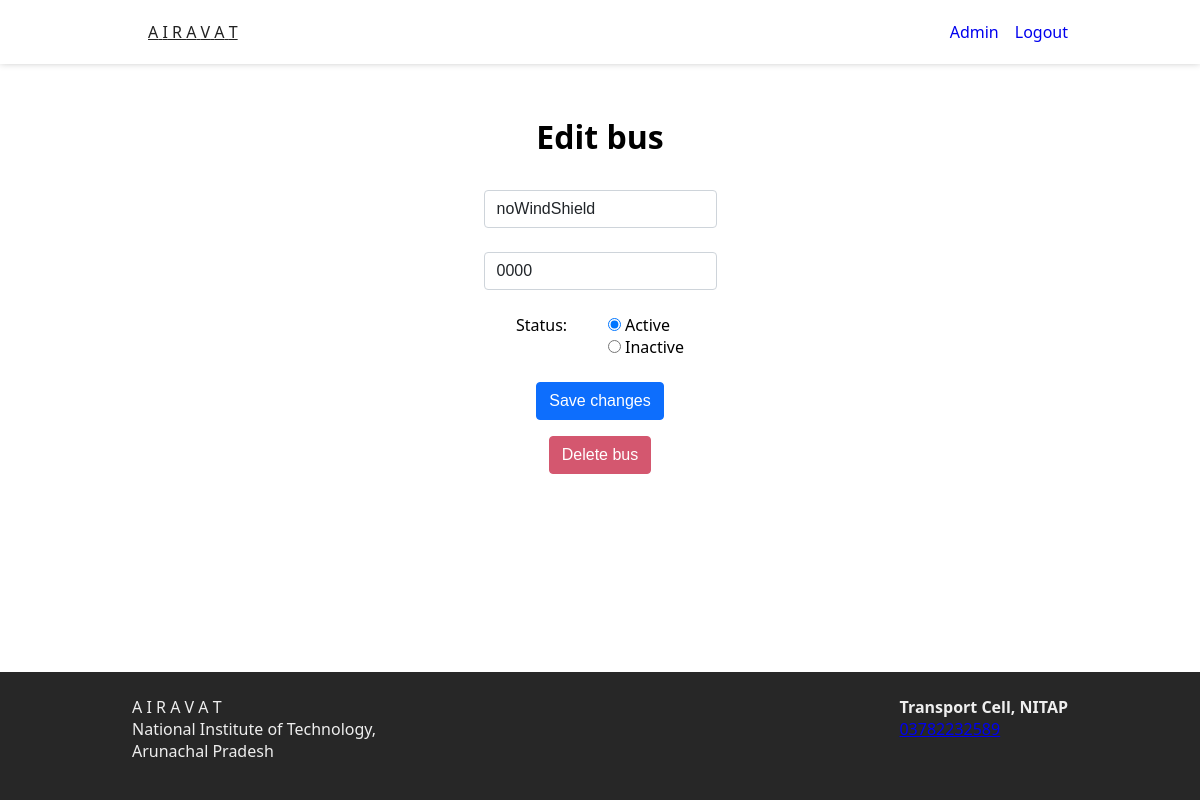
/update_bus?id=5 (signed in), run on an earlier commit of the app's database.
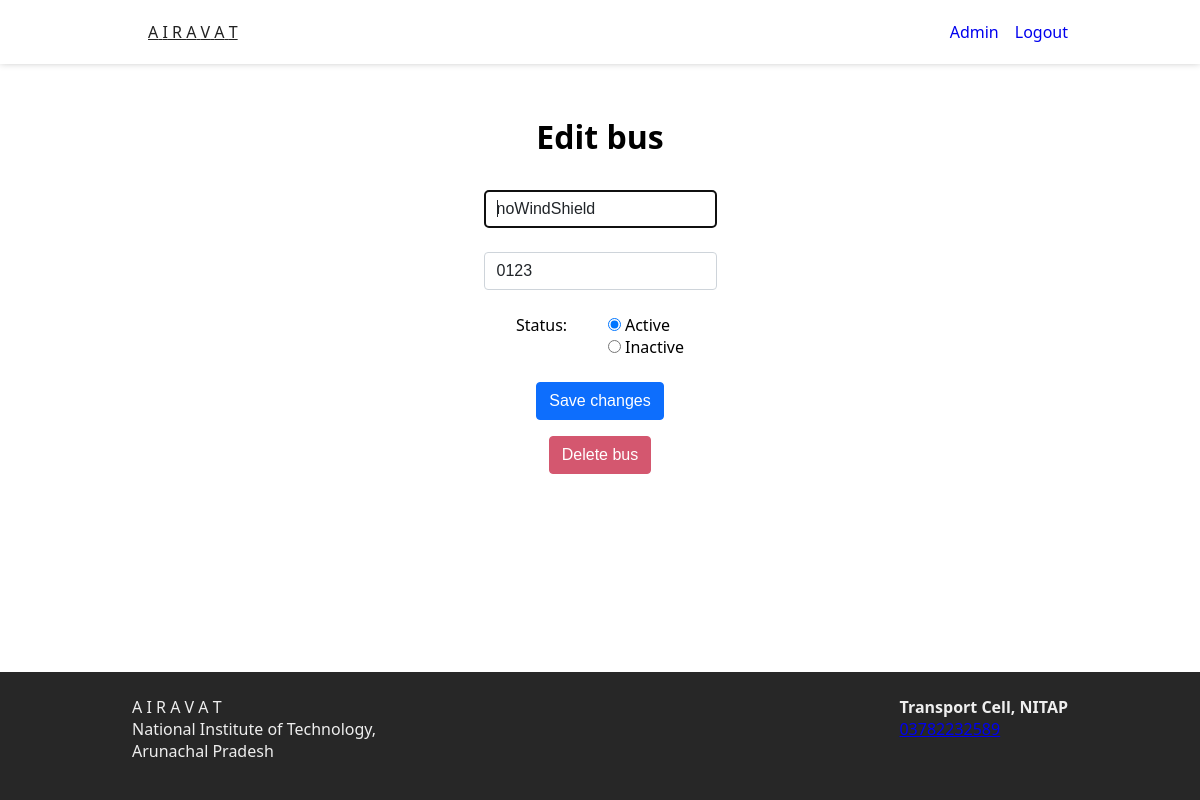
And on a later commit of the database.
### tables this page shows
CREATE TABLE bus (
    id INTEGER,
    name TEXT DEFAULT "Bus" NOT NULL,
    license_plate TEXT NOT NULL,
    status INTEGER DEFAULT 1 NOT NULL,
    long REAL,
    lat REAL,
    in_campus_location TEXT,
    PRIMARY KEY(id)   
);

### app.py (the view, shortened to what this page needs)
@app.route("/update_bus", methods=["GET", "POST"])
@login_required
def update_bus():
    if (request.method == "GET"):
        id = request.args.get('id')
        bus = db.execute("SELECT * FROM bus WHERE id IS ?", id)[0]
        return render_template("editbus.html", bus=bus)

### helpers.py (called while the page is built)
def login_required(f):
    @wraps(f)
    def decorated_function(*args, **kwargs):
        if session.get("user_id") is None:
            return redirect("/login")
        return f(*args, **kwargs)
    return decorated_function

### templates/editbus.html (shortened to what this page needs)
{% extends "layout.html" %}
{% block main %}
<div class="container section tab-view active-view">
    <h1 class="page-heading">Edit bus</h2>
        <form class="bus-form" action="/update_bus" method="post">
            <div class="form-inp">
                <input autocomplete="off" autofocus class="form-control" id="busname" name="busname"
                    value="{{ bus.name }}" placeholder="Bus name" type="text">
            </div>
            <div class="form-inp">
                <input autocomplete="off" autofocus class="form-control" id="license" name="license"
                    value="{{ bus.license_plate }}" placeholder="License Plate" type="text" required>
            </div>
            <div class="form-inp radios">
                <div class="label">Status: </div>
                <div>
                {% if bus.status == 0 %}
                <input type="radio" id="statusActive" name="status" value="active">
                <label for="active">Active</label><br>
                <input type="radio" id="statusInactive" name="status" value="inactive" checked>
                <label for="inactive">Inactive</label><br>
                {% else %}
                <input type="radio" id="statusActive" name="status" value="active" checked>
                <label for="active">Active</label><br>
                <input type="radio" id="statusInactive" name="status" value="inactive">
                <label for="inactive">Inactive</label><br>
                {% endif %}
                </div>
            </div>
            <button class="btn form-submit" type="submit">Save changes</button>
        </form>
        <form class="bus-form" action="/remove" method="post">
            <button class="btn delete" type="submit">Delete bus</button>
        </form>
</div>
{% endblock %}

### templates/layout.html (shortened to what this page needs)
<!DOCTYPE html>
<html lang="en">
<head>
  <link rel="stylesheet" href="static/style.css">
</head>
<body>
  <nav class="main-nav">
    <div class="main-nav-wrapper container">
      <div class="airavat-logo">
        <a class="nav-item" href="/">
          <span>A</span>
          <span>I</span>
          <span>R</span>
          <span>A</span>
          <span>V</span>
          <span>A</span>
          <span>T</span>
        </a>
      </div>
      {% if session["user_id"] %}
      <ul class="nav-lis">
        <li class="nav-item">
          <a class="nav-link" href="/admin">Admin</a>
        </li>
        <li class="nav-item">
          <a class="nav-link" href="/logout">Logout</a>
        </li>
      </ul>
      {% else %}
      <ul class="nav-lis">
        <li class="nav-item">
          <a class="nav-link" href="/login">Admin login</a>
        </li>
      </ul>
      {% endif %}
    </div>
  </nav>
  <main class="main-main">
    {% block main %}{% endblock %}
  </main>
  <footer class="main-footer">
    <div class="main-footer-wrapper container">
      <div class="left">
        <div class="airavat-logo">
          <span>A</span>
          <span>I</span>
          <span>R</span>
          <span>A</span>
          <span>V</span>
          <span>A</span>
          <span>T</span>
        </div>
        <p>
          National Institute of Technology,<br>
          Arunachal Pradesh
        </p>
      </div>
      <div class="right">
        <p><strong>Transport Cell, NITAP</strong></p>
        <p><a href="tel:+913782232589">03782232589</a></p>
      </div>
    </div>
  </footer>
</body>
</html>

### static/style.css (style rules this page uses)
* { padding: 0; margin: 0; box-sizing: border-box; }
:root { --nav-height: 4rem; --ftr-height: 8rem; }
.container { margin: auto; max-width: 1000px; padding: 0 2rem; }
.section { padding-top: 3rem; padding-bottom: 3rem; }
body { font-family: 'Segoe UI', Tahoma, Geneva, Verdana, sans-serif; }
.main-main { min-height: calc(100vh - var(--nav-height) - var(--ftr-height)); padding: 0 0 3.2rem; }
.main-main > .container:first-child { padding-top: 3.2rem; }
.page-heading { text-align: center; margin: 0 0 2rem; }
.form-inp { margin-bottom: 1.5rem; }
.form-inp.radios { display: flex; flex-direction: row; align-items: flex-start; min-width: 10.5rem; justify-content: space-between; }
.radios > .label { margin-right: 0.8rem; }
.form-control { display: block; width: 100%; padding: 0.375rem 0.75rem; font-size: 1rem; font-weight: 400; line-height: 1.5; color: #212529; background-color: #fff; background-clip: padding-box; border: 1px solid #ced4da; -webkit-appearance: none; -moz-appearance: none; appearance: none; border-radius: 0.25rem; transition: border-color .15s ease-in-out,box-shadow .15s ease-in-out; }
.btn { display: inline-block; font-weight: 400; line-height: 1.5; color: #212529; text-align: center; text-decoration: none; vertical-align: middle; cursor: pointer; -webkit-user-select: none; -moz-user-select: none; user-select: none; background-color: transparent; border: 1px solid transparent; padding: 0.375rem 0.75rem; margin-bottom: 1rem; font-size: 1rem; border-radius: 0.25rem; transition: color .15s ease-in-out,background-color .15s ease-in-out,border-color .15s ease-in-out,box-shadow .15s ease-in-out; }
button.delete { background-color: #d4576f; border-color: #d4576f; color: #fff; }
.form-submit { color: #fff; background-color: #0d6efd; border-color: #0d6efd; }
.main-nav { height: var(--nav-height); box-shadow: 0 -2px 8px rgb(0 0 0 / 32%); position: sticky; top: 0; z-index: 10; background-color: white; }
.main-nav-wrapper { display: flex; flex-direction: row; height: 100%; align-items: center; justify-content: space-between; }
.nav-lis { display: flex; flex-direction: row; list-style: none; padding-left: 0; }
.nav-item { margin-left: 1rem; color: #222222; }
.nav-link { text-decoration: none; }
.tab-view { display: none; }
.tab-view.active-view { display: block; }
.bus-form { display: flex; flex-direction: column; margin: auto; align-items: center; justify-content: space-between; }
.main-footer { height: var(--ftr-height); background-color: #272727; color: #eee; }
.main-footer-wrapper { padding-top: 1.5rem; padding-bottom: 1.5rem; display: flex; justify-content: space-between; }

What changed in the data, as far as the page shows it:
changed bus "noWindShield": license "0000" → "0123"
